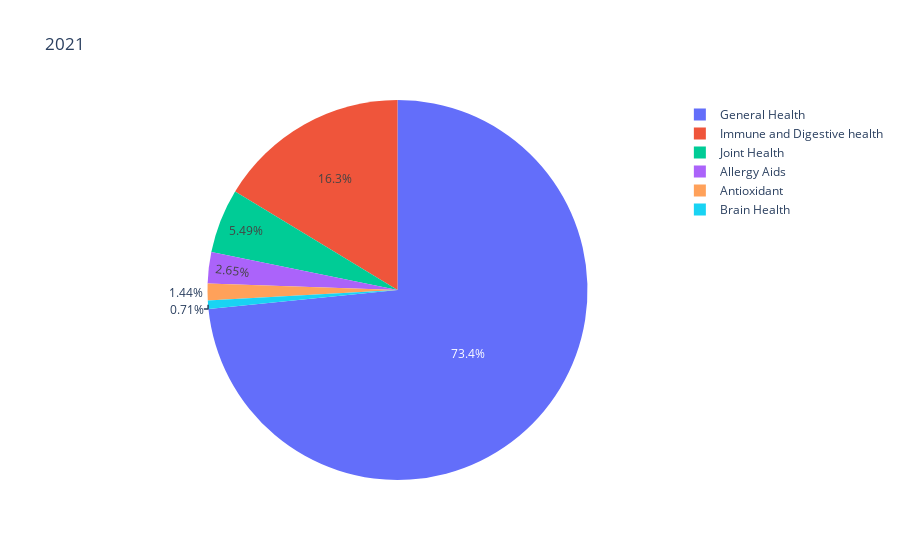

The cell this chart's notebook holds for it:
### Code cell
# Plotly pie chart - net sales by "category" column value - 2021 Only
Sales_by_Category_US_2021_fig = px.pie(per_category_sales_2021, names ="category", values = "net_sales", title="2021",
        labels={"category" : 'Category', "net_sales" :'Sales in $'})


Sales_by_Category_US_2021_fig.show()

### Figure 1 — Plotly figure (JSON) as saved in the notebook; plotly's stock layout.template omitted (floating-point values rounded to 4 significant figures)
{"data": [{"domain": {"x": [0, 1], "y": [0, 1]}, "hovertemplate": "Category=%{label}<br>Sales in $=%{value}<extra></extra>", "labels": ["Allergy Aids", "Antioxidant", "Brain Health", "General Health", "Immune and Digestive health", "Joint Health"], "legendgroup": "", "name": "", "showlegend": true, "type": "pie", "values": [117600.0, 63660.0, 31500.0, 3256000.0, 723700.0, 243500.0]}], "layout": {"legend": {"tracegroupgap": 0}, "title": {"text": "2021"}}}
